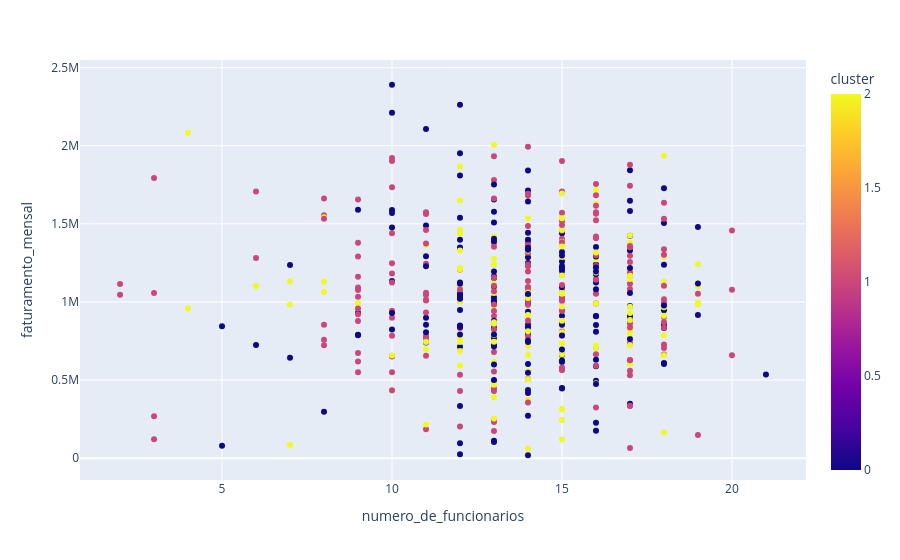

Notebook cell for this chart:
### Code cell
# Cruzar numero de funcionarios e faturamento mensal por cluster
px.scatter(df_clientes, x='numero_de_funcionarios', y='faturamento_mensal', color='cluster' )

### Figure 1 — Plotly figure (JSON) as saved in the notebook; plotly's stock layout.template omitted (floating-point values rounded to 4 significant figures; data arrays with more than 128 entries replaced by an {"elided": "..."} marker saying what was removed)
{"data": [{"hovertemplate": "numero_de_funcionarios=%{x}<br>faturamento_mensal=%{y}<br>cluster=%{marker.color}<extra></extra>", "legendgroup": "", "marker": {"color": {"elided": "500 int values"}, "coloraxis": "coloraxis", "symbol": "circle"}, "mode": "markers", "name": "", "orientation": "v", "showlegend": false, "type": "scatter", "x": {"elided": "500 int values"}, "xaxis": "x", "y": {"elided": "500 float values"}, "yaxis": "y"}], "layout": {"coloraxis": {"colorbar": {"title": {"text": "cluster"}}, "colorscale": [[0, "#0d0887"], [0.1111, "#46039f"], [0.2222, "#7201a8"], [0.3333, "#9c179e"], [0.4444, "#bd3786"], [0.5556, "#d8576b"], [0.6667, "#ed7953"], [0.7778, "#fb9f3a"], [0.8889, "#fdca26"], [1, "#f0f921"]]}, "legend": {"tracegroupgap": 0}, "margin": {"t": 60}, "xaxis": {"anchor": "y", "domain": [0, 1], "title": {"text": "numero_de_funcionarios"}}, "yaxis": {"anchor": "x", "domain": [0, 1], "title": {"text": "faturamento_mensal"}}}}
